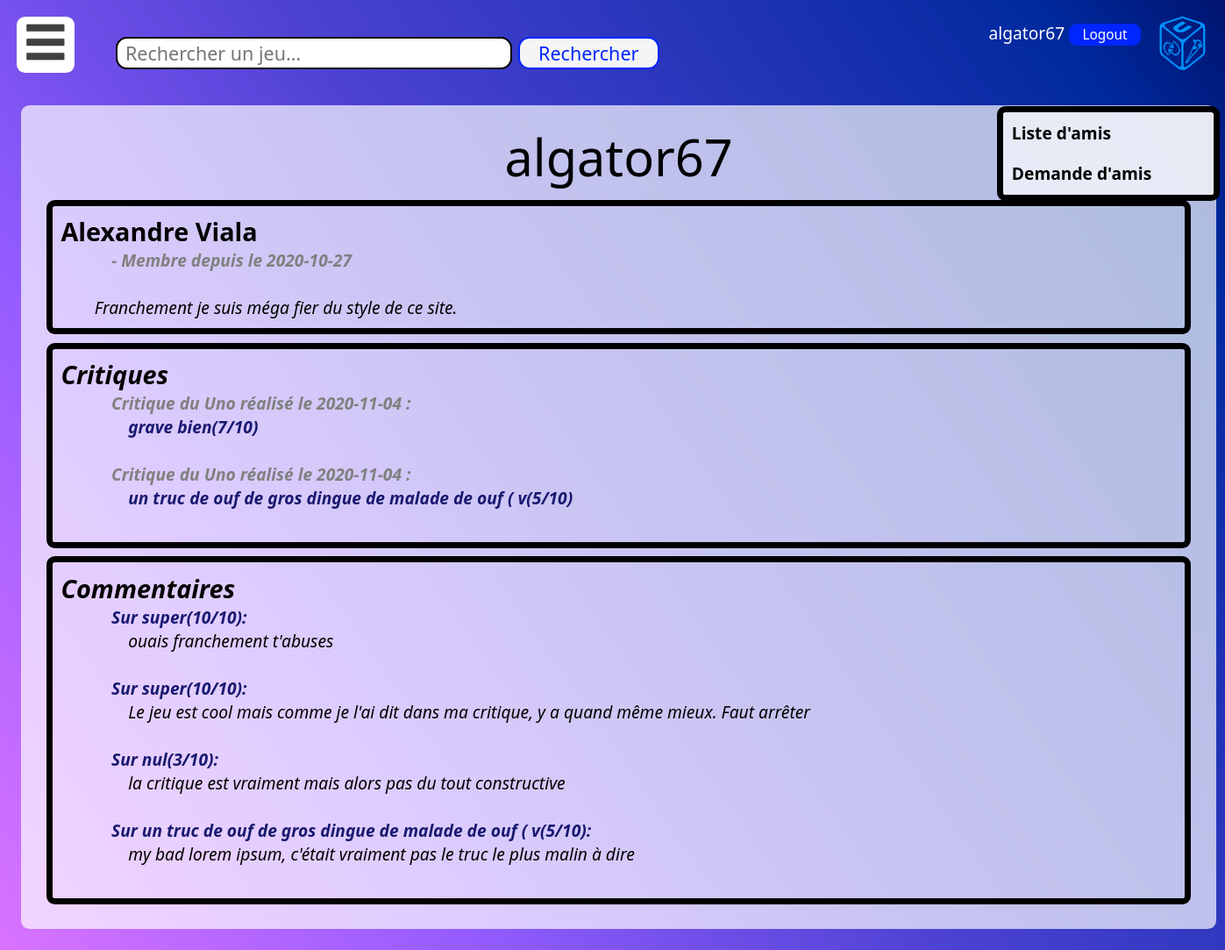
Page /profile.php?id=3 (signed in) on the committed database.
### tables this page shows
CREATE TABLE utilisateur (
  id INT PRIMARY KEY NOT NULL AUTO_INCREMENT,
  pseudo VARCHAR(30),
  mdp VARCHAR(100),
  nom VARCHAR(30),
  prenom VARCHAR(30),
  bio VARCHAR(5000),
  date_de_naissance DATE,
  date_de_creation DATE DEFAULT current_timestamp(),
  email VARCHAR(50)
);

CREATE TABLE critiques (
  id INT PRIMARY KEY NOT NULL AUTO_INCREMENT,
  id_utilisateur INT NOT NULL,
  id_jeu INT NOT NULL,
  nom VARCHAR(50),
  note INT,
  content VARCHAR(5000),
  date_crit DATE DEFAULT current_timestamp(),

  FOREIGN KEY (id_utilisateur) REFERENCES utilisateur(id),
  FOREIGN KEY (id_jeu) REFERENCES jeux(id)
);

CREATE TABLE jeux (
  id INT PRIMARY KEY NOT NULL AUTO_INCREMENT,
  nom VARCHAR(30),
  editeur VARCHAR(30),
  prix FLOAT,
  description VARCHAR(5000)
);

CREATE TABLE reponses (
  id INT PRIMARY KEY NOT NULL AUTO_INCREMENT,
  content VARCHAR(100),
  id_auteur INT NOT NULL,
  id_reponse INT,
  id_critiques INT NOT NULL,

  FOREIGN KEY (id_auteur) REFERENCES utilisateur(id),
  FOREIGN KEY (id_reponse) REFERENCES reponses(id),
  FOREIGN KEY (id_critiques) REFERENCES critiques(id)
);

### profile.php (the view, shortened to what this page needs)
<!DOCTYPE html>
<?php
  $db = new PDO("mysql:host=localhost;dbname=projetifd;charset=utf8","root","");
  $req = $db->prepare("SELECT pseudo, nom, prenom, bio, date_de_creation FROM utilisateur WHERE id = ".$_GET['id']);
  $req->execute();
  $usr = $req->fetch();
?>
<html lang="fr" dir="ltr" class="cover">
  <head>
  </head>
  <body>
        <?php
          include 'header.php';
          echo('
            <div class="corps">
                <div class="titre_page">'.$usr['pseudo'].'</div>');
          echo('
                <div class="rubrique">
                    <h2>'.$usr['prenom'].' '.$usr['nom'].'</h2><b> - Membre depuis le '.$usr['date_de_creation'].'</b><br/>
                    <br><i class="bio">'.nl2br($usr['bio']).'<i/>
                    <br/>
                </div>
                <div class="rubrique">
                    <h2>Critiques</h2>
          ');
          $req = $db->prepare("SELECT critiques.id AS crit_id, critiques.nom AS crit_nom, jeux.nom AS jeu_nom, note, date_crit FROM critiques INNER JOIN jeux ON critiques.id_jeu = jeux.id WHERE critiques.id_utilisateur = ".$_GET['id']);
          $req->execute();
          $crit = $req->fetch();
          while($crit){
            echo('
                  <b>Critique du '.$crit['jeu_nom'].' réalisé le '.$crit['date_crit'].' :</b><br/>
                  <a href="critique.php?id='.$crit['crit_id'].'" class="crit_com">'.$crit['crit_nom'].'('.$crit['note'].'/10) </a></b>
                  <br/><br/>
            ');
            $crit = $req->fetch();
          }
          echo('
                </div>
                <div class="rubrique">
                    <h2>Commentaires</h2>');
          $req = $db->prepare("SELECT critiques.nom AS crit_nom, critiques.note AS crit_note, critiques.id AS crit_id,reponses.content AS com FROM reponses INNER JOIN critiques ON reponses.id_critiques = critiques.id WHERE reponses.id_auteur =".$_GET['id']);
          $req->execute();
          $com = $req->fetch();
          while($com){
            echo('
              <b><a href="critique.php?id='.$com['crit_id'].'">Sur '.$com['crit_nom'].'('.$com['crit_note'].'/10):</a></b><br/>
              <i class="crit_com">'.$com['com'].'</i>
              <br/><br/>
            ');
            $com = $req->fetch();
          }
        ?>
            </div>
    </div>
  </body>
</html>

### style_site.css (style rules this page uses)
body { font-family: "Segoe UI", serif; font-size: 1.5em; padding: 1em; }
h2 { color:black; font-size:1.5em; font-weight: bold; margin:0; }
.cover { background: linear-gradient(55deg, #d973ff 0, #955cff 25%, #4d42d4 50%, #00299e 90%, #00146f 100%); background-size: cover; background-attachment: fixed; }
.corps { color:black; font-size:0.8em; padding:1em; font-family: "Segoe UI",serif; width:69em; margin: auto; margin-top: 5em; background-color: rgba(255,255,255,0.69); border-top-left-radius: 0.5em 0.5em; border-top-right-radius: 0.5em 0.5em; border-bottom-right-radius: 0.5em 0.5em; border-bottom-left-radius: 0.5em 0.5em; }
.titre_page { text-align:center; color:black; font-size:3em; }
.rubrique { margin:0.5em; padding: 0.5em; border-width:0.4em; border-color:black; border-style:solid; border-top-left-radius: 0.5em 0.5em; border-top-right-radius: 0.5em 0.5em; border-bottom-right-radius: 0.5em 0.5em; border-bottom-left-radius: 0.5em 0.5em; }
.rubrique b { color:grey; font-style:italic; margin-left:3em; }
.rubrique i { margin-left:2em; }
a.crit_com { margin-left:4em; }
i.crit_com { margin-left:4em; }
.corps a:link { color:midnightblue; font-weight: bolder; text-decoration: none; }
a:link { color: white; text-decoration:none; }
* { margin: 0; padding: 0; font-family: "Segoe UI", serif; }

### rows in the picture
utilisateur: pseudo "algator67", prenom "Alexandre", nom "Viala", date_de_creation "2020-10-27", bio "Franchement je suis méga fier du style de ce site."
critiques: id_jeu.nom "Uno", date_crit "2020-11-04", nom "grave bien", note "7"
critiques: id_jeu.nom "Uno", date_crit "2020-11-04", nom "un truc de ouf de gros dingue de malade de ouf ( v", note "5"
reponses: id_critiques.nom "super", id_critiques.note "10", content "ouais franchement t'abuses"
reponses: id_critiques.nom "super", id_critiques.note "10", content "Le jeu est cool mais comme je l'ai dit dans ma critique, y a quand même mieux. Faut arrêter"
reponses: id_critiques.nom "nul", id_critiques.note "3", content "la critique est vraiment mais alors pas du tout constructive"
reponses: id_critiques.nom "un truc de ouf de gros dingue de malade de ouf ( v", id_critiques.note "5", content "my bad lorem ipsum, c'était vraiment pas le truc le plus malin à dire"

### other values in the picture
$_SESSION['pseudo'] "algator67"
